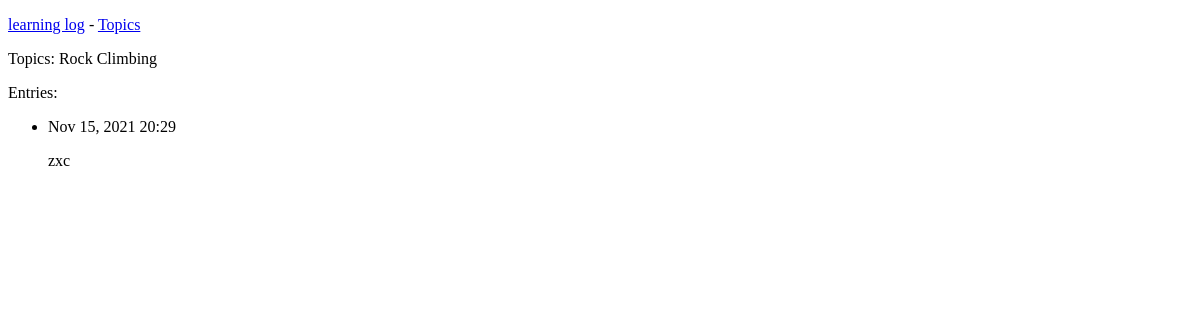
Before: /topics/2/ with the older database file.
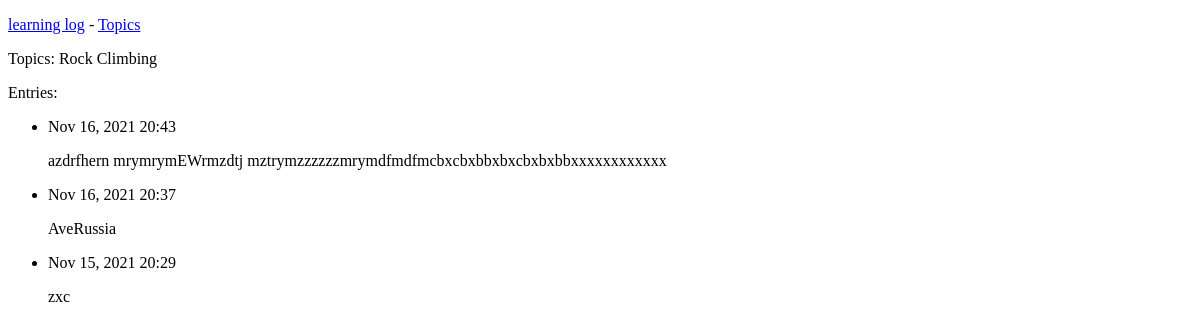
After: the same page with the newer database file.
### learning_logs/models.py (models this page shows, shortened)
class Topic(models.Model):
    text = models.CharField(max_length=200)
    date_added = models.DateTimeField(auto_now_add=True)
    def __str__(self):
        return self.text

class Entry(models.Model):
    topic = models.ForeignKey(Topic, on_delete=models.CASCADE)
    text = models.TextField()
    date_added = models.DateTimeField(auto_now_add=True)
    class Meta:
        verbose_name_plural = 'entries'

### learning_logs/views.py (the view)
# urls.py: path('topics/<int:topic_id>/', views.topic, name='topic'),
def topic(request, topic_id):
    topic = Topic.objects.get(id=topic_id)
    entries = topic.entry_set.order_by('-date_added')
    context = {'topic': topic, 'entries': entries}
    return render(request, 'learning_logs/topic.html', context)

### learning_logs/templates/learning_logs/topic.html (shortened to what this page needs)
<!DOCTYPE html>
<html lang="en">
<head>
</head>
<body>
    {% extends "learning_logs/base.html" %}
    {% block content %}
        <p>Topics: {{ topic }}</p>
        <p>Entries:</p>
        <ul>
        {% for entry in entries %}
            <li>
                <p>{{ entry.date_added|date:'M d, Y H:i' }}</p>
                <p>{{ entry.text|linebreaks }}</p>
            </li>
        {% empty %}
            <li>There are no entries for this topic yet.</li>
        {% endfor %}
        </ul>
    {% endblock content %}

### learning_logs/templates/learning_logs/base.html (shortened to what this page needs)
<!DOCTYPE html>
<html lang="en">
<head>
</head>
<body>
    <p>
    <a href="{% url 'learning_logs:index' %}">learning log</a> -
    <a href="{% url 'learning_logs:topics' %}">Topics</a>
    </p>
    {% block content %}{% endblock content %}
</body>
</html>

Changed rows visible on the page:
added Entry: date_added "Nov 16, 2021 20:43", text "azdrfhern mrymrymEWrmzdtj mztrymzzzzzzmrymdfmdfmcbxcbxbbxbxcbxbxbbxxxxxxxxxxxx"
added Entry: date_added "Nov 16, 2021 20:37", text "AveRussia"
